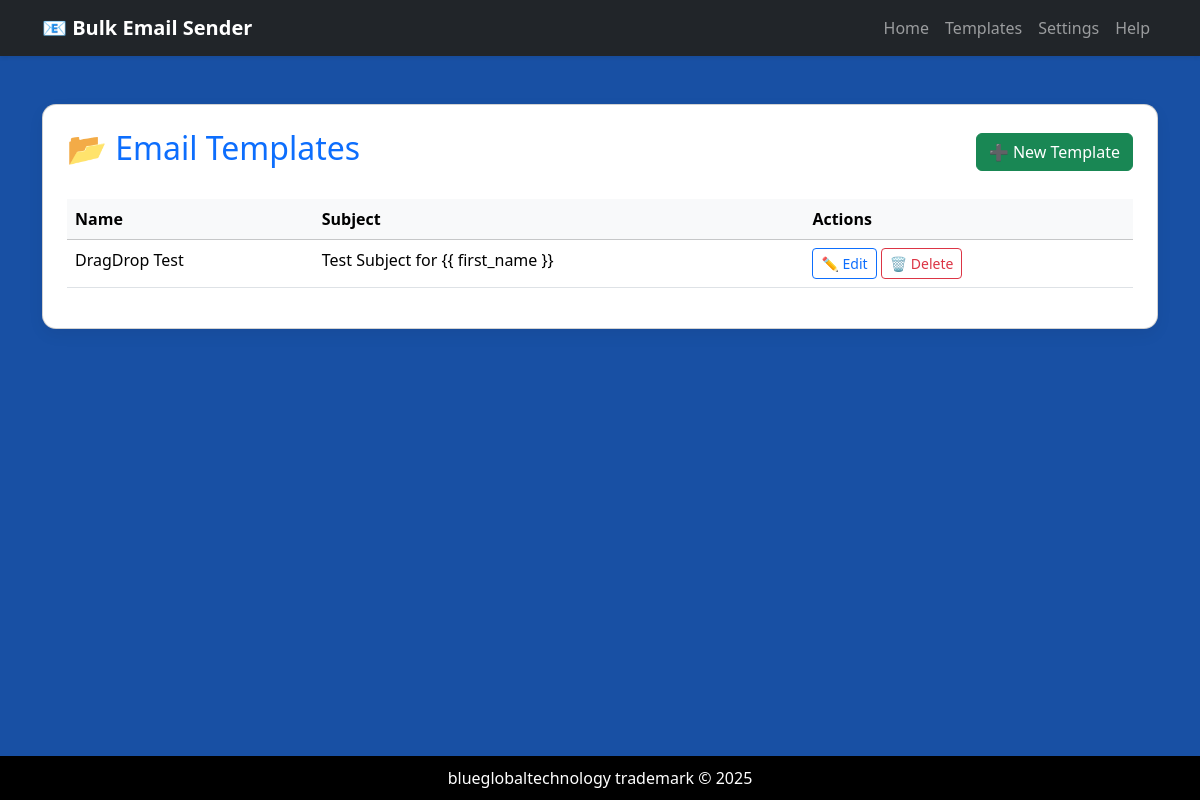
Page /templates on the committed database.
### app.py (models this page shows)
class EmailTemplate(db.Model):
    id = db.Column(db.Integer, primary_key=True)
    name = db.Column(db.String(100), nullable=False)
    subject = db.Column(db.String(200), nullable=False)
    body_content = db.Column(db.Text, nullable=False) # HTML content

### app.py (the view)
    @app.route('/templates')
    def templates_list():
        templates = EmailTemplate.query.all()
        return render_template('templates_list.html', templates=templates)

### templates/templates_list.html (shortened to what this page needs)
{% extends "base.html" %}
{% block content %}
<div class="card p-4">
    <div class="d-flex justify-content-between align-items-center mb-4">
        <h2 class="text-primary">📂 Email Templates</h2>
        <a href="/template/new" class="btn btn-success">➕ New Template</a>
    </div>
    {% if templates %}
    <div class="table-responsive">
        <table class="table table-hover">
            <thead class="table-light">
                <tr>
                    <th>Name</th>
                    <th>Subject</th>
                    <th>Actions</th>
                </tr>
            </thead>
            <tbody>
                {% for t in templates %}
                <tr>
                    <td>{{ t.name }}</td>
                    <td>{{ t.subject }}</td>
                    <td>
                        <a href="/template/edit/{{ t.id }}" class="btn btn-sm btn-outline-primary">✏️ Edit</a>
                        <a href="/template/delete/{{ t.id }}" class="btn btn-sm btn-outline-danger"
                            onclick="return confirm('Are you sure?')">🗑️ Delete</a>
                    </td>
                </tr>
                {% endfor %}
            </tbody>
        </table>
    </div>
    {% else %}
    <div class="text-center py-5 text-muted">
        <p>No templates found. Create your first one!</p>
    </div>
    {% endif %}
</div>
{% endblock %}

### templates/base.html (shortened to what this page needs)
<!DOCTYPE html>
<html lang="en">
<head>
    <link href="https://cdn.jsdelivr.net/npm/bootstrap@5.3.2/dist/css/bootstrap.min.css" rel="stylesheet" />
</head>
<body>
    <nav class="navbar navbar-expand-lg navbar-dark bg-dark shadow-sm">
        <div class="container">
            <a class="navbar-brand fw-bold" href="/">📧 Bulk Email Sender</a>
            <div class="collapse navbar-collapse" id="navbarNav">
                <ul class="navbar-nav ms-auto">
                    <li class="nav-item">
                        <a class="nav-link" href="/">Home</a>
                    </li>
                    <li class="nav-item">
                        <a class="nav-link" href="/templates">Templates</a>
                    </li>
                    <li class="nav-item">
                        <a class="nav-link" href="/settings">Settings</a>
                    </li>
                    <li class="nav-item">
                        <a class="nav-link" href="/help">Help</a>
                    </li>
                </ul>
            </div>
        </div>
    </nav>
    <div class="content-wrapper container py-5">
        {% block content %}{% endblock %}
    </div>
    <footer>
        blueglobaltechnology trademark © 2025
    </footer>
</body>
</html>

### templates/base.html (style rules this page uses)
body { background-color: #05429deb; font-family: 'Segoe UI', Arial, sans-serif; min-height: 100vh; display: flex; flex-direction: column; }
.content-wrapper { flex: 1; }
.card { border-radius: 14px; box-shadow: 0 6px 16px rgba(0, 0, 0, 0.06); }
footer { background-color: #000000; color: #ffffff; text-align: center; padding: 10px 0; margin-top: auto; }

### rows in the picture
EmailTemplate: name "DragDrop Test", subject "Test Subject for {{ first_name }}"
